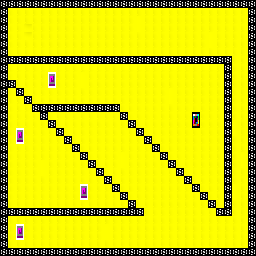

Below is a game level as drawn by its tile map, then a one-line description and the .tmx file that defines it, in full:
An orthogonal 32x32 tile map with 8x8 px tiles, 1 tile layer (Tile Layer 1).

<map version="1.0" tiledversion="2018.06.01" orientation="orthogonal" renderorder="right-down" width="32" height="32" tilewidth="8" tileheight="8" infinite="0" nextlayerid="4" nextobjectid="4">
 <tileset firstgid="1" name="tileset" tilewidth="8" tileheight="8" tilecount="30" columns="5">
  <image source="tileset.png" trans="ff00ff" width="40" height="48" />
 </tileset>
 <layer id="1" name="Tile Layer 1" width="32" height="32">
  <data encoding="csv">
12,12,12,12,12,12,12,12,12,12,12,12,12,12,12,12,12,12,12,12,12,12,12,12,12,12,12,12,12,12,12,12,
12,23,23,23,23,23,23,23,23,23,23,23,23,23,23,23,23,23,23,23,23,23,23,23,23,23,23,23,23,23,23,12,
12,23,23,23,23,23,23,23,23,23,23,23,23,23,23,23,23,20,23,23,23,23,23,23,23,23,23,23,23,23,23,12,
12,23,23,27,23,23,23,23,23,23,23,23,23,23,23,23,23,20,23,23,23,23,23,23,23,23,23,23,23,23,23,12,
12,23,23,27,23,23,23,23,23,23,23,23,23,23,23,23,23,23,23,23,23,23,23,23,23,23,20,23,23,23,23,12,
12,23,23,23,23,23,23,23,23,23,23,23,23,23,23,23,23,23,23,23,23,23,23,23,23,23,20,23,23,23,23,12,
12,23,23,23,23,23,23,23,23,23,23,23,23,23,23,23,23,23,23,23,23,23,23,23,23,23,23,23,23,23,23,12,
12,12,12,12,12,12,12,12,12,12,12,12,12,12,12,12,12,12,12,12,12,12,12,12,12,12,12,12,12,23,23,12,
12,23,23,23,23,23,23,23,23,23,23,23,23,23,23,23,23,23,23,23,23,23,23,23,23,23,23,23,12,23,23,12,
12,23,23,23,23,23,17,23,23,23,20,23,23,23,23,23,23,23,23,23,23,23,23,23,23,23,23,23,12,23,23,12,
12,12,23,23,23,23,22,23,23,23,20,23,23,23,23,23,23,23,23,23,23,23,23,23,23,23,23,23,12,23,23,12,
12,23,12,23,23,23,23,23,23,23,23,23,23,23,23,23,23,23,23,23,23,20,23,23,23,23,23,23,12,23,23,12,
12,23,23,12,23,23,23,23,23,23,23,23,23,23,23,23,23,23,23,23,23,20,23,23,23,23,23,23,12,23,23,12,
12,23,23,23,12,12,12,12,12,12,12,12,12,12,12,23,23,23,23,23,23,23,23,23,23,23,23,23,12,23,23,12,
12,23,23,23,23,12,23,23,23,23,23,23,23,23,23,12,23,23,23,23,23,23,23,23,19,23,23,23,12,23,23,12,
12,23,23,23,23,23,12,23,23,23,23,23,23,23,23,23,12,23,23,23,23,23,23,23,24,23,23,23,12,20,23,12,
12,23,17,23,23,23,23,12,23,23,23,23,23,23,23,23,23,12,23,23,23,23,23,23,23,23,23,23,12,20,23,12,
12,23,22,23,23,23,23,23,12,23,23,23,23,23,23,23,23,23,12,23,23,23,23,23,23,23,23,23,12,23,23,12,
12,23,23,23,23,23,23,23,23,12,23,23,23,23,23,23,23,23,23,12,23,23,23,23,23,23,23,23,12,23,23,12,
12,23,23,23,23,23,23,23,23,23,12,23,23,23,23,20,23,23,23,23,12,23,23,23,23,23,23,23,12,23,20,12,
12,23,23,23,23,20,23,23,23,23,23,12,23,23,23,20,23,23,23,23,23,12,23,23,23,23,23,23,12,23,20,12,
12,23,23,23,23,20,23,23,23,23,23,23,12,23,23,23,23,23,23,23,23,23,12,23,23,23,23,23,12,23,23,12,
12,23,23,23,23,23,23,23,23,23,23,23,23,12,23,23,23,23,23,23,23,23,23,12,23,23,23,23,12,23,23,12,
12,23,23,23,23,23,23,23,23,23,17,23,23,23,12,23,23,23,23,23,23,23,23,23,12,23,23,23,12,20,23,12,
12,23,23,23,23,23,23,23,23,23,22,23,23,23,23,12,23,23,23,23,23,23,23,23,23,12,23,23,12,20,23,12,
12,23,23,23,23,23,23,23,23,23,23,23,23,23,23,23,12,23,23,23,23,23,23,23,23,23,12,23,12,23,23,12,
12,12,12,12,12,12,12,12,12,12,12,12,12,12,12,12,12,12,23,23,23,23,23,23,23,23,23,12,12,23,23,12,
12,23,23,23,23,23,23,23,23,23,23,23,23,23,23,23,23,23,23,23,23,23,23,23,23,23,23,23,23,23,23,12,
12,23,17,23,23,23,23,23,23,23,23,23,23,20,23,23,23,23,23,23,23,23,23,23,23,23,23,23,23,23,23,12,
12,23,22,23,23,23,23,23,23,23,23,23,23,20,23,23,23,23,23,23,23,23,23,23,23,23,23,23,23,23,23,12,
12,23,23,23,23,23,23,23,23,23,23,23,23,23,23,23,23,23,23,23,23,23,23,23,23,23,23,23,23,23,23,12,
12,12,12,12,12,12,12,12,12,12,12,12,12,12,12,12,12,12,12,12,12,12,12,12,12,12,12,12,12,12,12,12
</data>
 </layer>
</map>